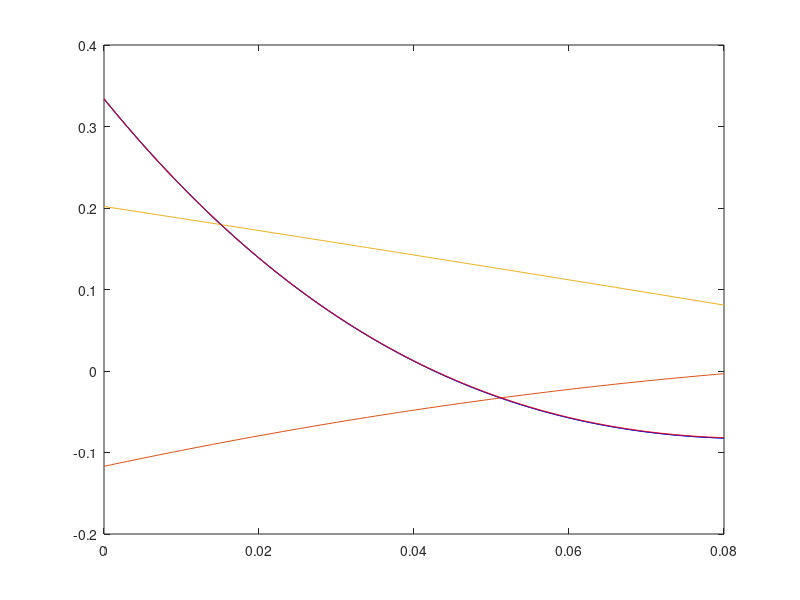

The MATLAB source for this figure:
clearvars;

degToRad = 2 * pi / 360;
a = -2808 * degToRad;
b = -1.399e04 * degToRad;
c = 5783 * degToRad;
d = -669.8 * degToRad;
e = 19.13 * degToRad;

inertiaRatio = 0.3994;
ks = 60.74;
kd = -17.46;
kp = -192.2;

endTime = 0.08;

times = 0 : 0.001 : endTime;
count = size(times, 2);
for i = 1 : count
    t = times(i);
    x(i) = a * t^4 + b * t^3 + c * t^2 + d * t + e;
    xdot(i) = 4 * a * t^3 + 3 * b * t^2 + 2 * c * t + d;
    xddot(i) = 12 * a * t^2 + 6 * b * t + 2 * c;
    
end
plot(times, x, times, xdot / 100, times, xddot / 1000);
% plot(x, xddot);
timeStep = 0.0001;
newTimes = 0 : timeStep : endTime;
count = size(newTimes, 2);
recoveredXDot(1) = xdot(1);
recoveredX(1) = x(1);
for i = 2 : count
    recoveredAcc = kp * recoveredX(i - 1) + kd * recoveredXDot(i - 1) + ks;
    recoveredXDot(i) = recoveredXDot(i - 1) + timeStep * recoveredAcc;
    recoveredX(i) = recoveredX(i - 1) + timeStep * recoveredXDot(i);
end
hold on;
plot(times, x, 'b');
plot(newTimes, recoveredX, 'r');


